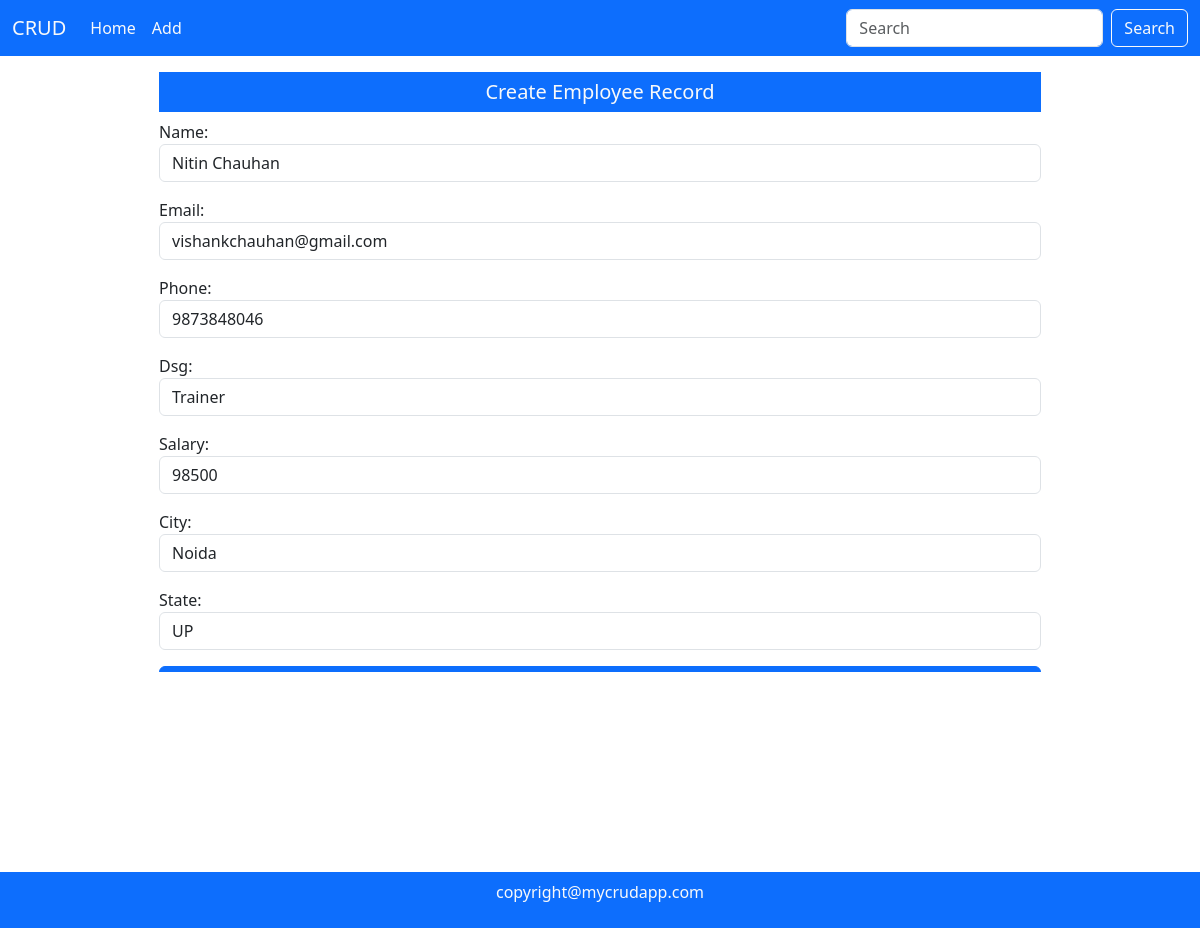
The app's page /update/1/ with its own data.
### mainApp/models.py (models this page shows)
class Employee(models.Model):
    id = models.AutoField(primary_key=True)
    name = models.CharField(max_length=30)
    email = models.EmailField(max_length=50)
    phone = models.CharField(max_length=15,default="")
    dsg = models.CharField(max_length=20)
    salary = models.IntegerField()
    city = models.CharField(max_length=20,default="",null=True,blank=True)
    state = models.CharField(max_length=20,default="",null=True,blank=True)

### mainApp/views.py (the view, shortened to what this page needs)
# urls.py: path("update/<int:id>/",views.EmployeeUpdateClassView.as_view(),name="update"),
class EmployeeUpdateClassView(View):
    template_name = "update.html"
    def get(self,Request,id):
        self.data = Employee.objects.get(id=id)
        ef = EmployeeForm(instance=self.data)
        return render(Request,"update.html",{'form':ef})

### mainApp/forms.py (shortened to what this page needs)
class EmployeeForm(forms.ModelForm):
    class Meta:
        model = Employee
        fields = ['name','email','phone','dsg','salary','city','state']
        widgets = {
            'name':forms.TextInput(attrs={'class':'form-control','placeholder':'Full Name'}),
            'email':forms.TextInput(attrs={'class':'form-control','placeholder':'Email Address'}),
            'phone':forms.TextInput(attrs={'class':'form-control','placeholder':'Phone Number'}),
            'dsg':forms.TextInput(attrs={'class':'form-control','placeholder':'Designation'}),
            'salary':forms.TextInput(attrs={'class':'form-control','placeholder':'Salary'}),
            'city':forms.TextInput(attrs={'class':'form-control','placeholder':'City Name'}),
            'state':forms.TextInput(attrs={'class':'form-control','placeholder':'State Name'}),
        }

### mainApp/templates/update.html (shortened to what this page needs)
{% extends 'index.html'  %}
{% load static %}
{% block body %}
<div class="container-fluid mid-section my-3">
     <div class="w-75 m-auto">
          <h5 class="text-center p-2 bg-primary text-light">Create Employee Record</h5>
          <form action="{% url 'add' %}" method="post">
               {{form.as_p}}
               <button type="submit" class="btn btn-primary w-100">Submit</button>
          </form>
     </div>
</div>
{% endblock %}

### mainApp/static/style.css (style rules this page uses)
.mid-section { height: 600px; position: relative; overflow: auto; }

### records on screen
Employee: name "Nitin Chauhan", email "vishankchauhan@gmail.com", phone "9873848046", dsg "Trainer", salary "98500", city "Noida", state "UP"
